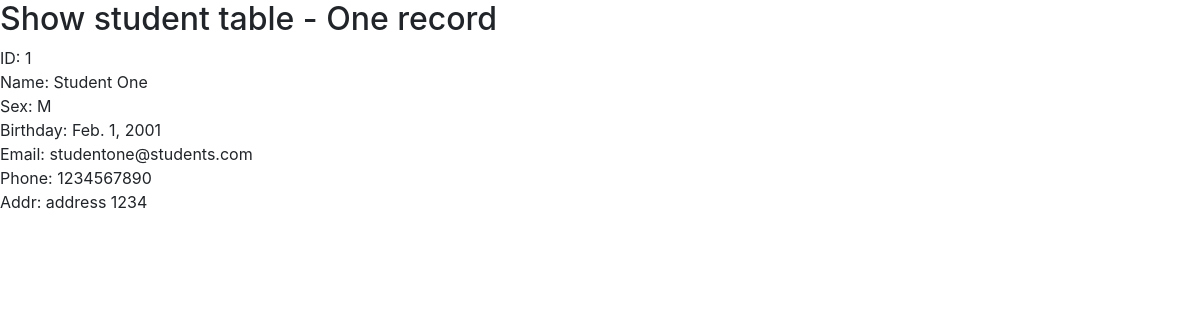
The app's page /listone/ with its own data.
### studentsapp/models.py (models this page shows)
class student(models.Model):
    cName = models.CharField(max_length=20, null=False)
    cSex = models.CharField(max_length=2, default='M', null=False)
    cBirthday = models.DateField(null=False)
    cEmail = models.EmailField(max_length=100, blank=True, default='')
    cPhone = models.CharField(max_length=50, blank=True, default='')
    cAddr = models.CharField(max_length=255, blank=True, default='')

### studentsapp/views.py (the view)
# urls.py: re_path(r'^listone/$', views.listone),
def listone(request):
    try:
        unit = student.objects.get(cName='Student One')
    except:
        errormessage = "Cannot read the record"
    return render(request, "listone.html", locals())

### templates/listone.html (shortened to what this page needs)
<!DOCTYPE html>
<html lang="en">
    <head>
        <link rel="stylesheet" href="../static/bootstrap/css/bootstrap.min.css"/>
    </head>
    <body>
        <h2>Show student table - One record {{errormessage}}</h2>
        ID: {{unit.id}}<br/>
        Name: {{unit.cName}}<br/>
        Sex: {{unit.cSex}}<br/>
        Birthday: {{unit.cBirthday}}<br/>
        Email: {{unit.cEmail}}<br/>
        Phone: {{unit.cPhone}}<br/>
        Addr: {{unit.cAddr}}<br/>
    </body>
</html>

### records on screen
student: id "1", cName "Student One", cSex "M", cBirthday "Feb. 1, 2001", cEmail "studentone@students.com", cPhone "1234567890", cAddr "address 1234"
